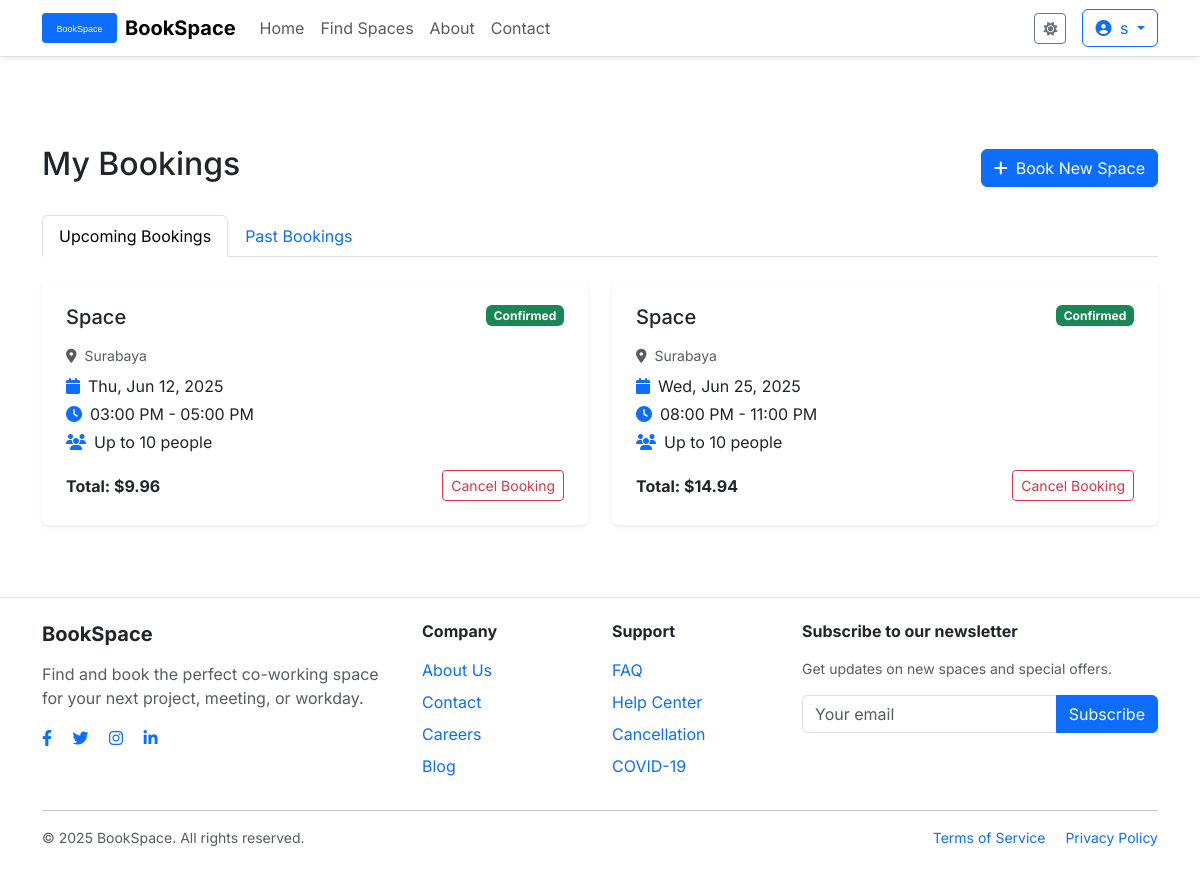
The app's page /my-bookings (signed in) with its own data.
### app/models/user.py (models this page shows, shortened)
class User(db.Model, UserMixin):
    __tablename__ = 'users'
    id = db.Column(db.Integer, primary_key=True)
    username = db.Column(db.String(64), unique=True, nullable=False, index=True)
    email = db.Column(db.String(120), unique=True, nullable=False, index=True)
    password_hash = db.Column(db.String(128))
    role = db.Column(db.String(20), default='user')
    first_name = db.Column(db.String(64))
    last_name = db.Column(db.String(64))
    profile_image = db.Column(db.String(120), default='default_profile.jpg')
    created_at = db.Column(db.DateTime, default=datetime.utcnow)
    last_login = db.Column(db.DateTime)
    is_active = db.Column(db.Boolean, default=True)
    bookings = db.relationship('Booking', backref='user', lazy='dynamic', cascade='all, delete-orphan')
    reviews = db.relationship('Review', backref='user', lazy='dynamic', cascade='all, delete-orphan')
    def is_admin(self):
        return self.role == 'admin'

### app/models/booking.py (models this page shows, shortened)
class Booking(db.Model):
    __tablename__ = 'bookings'
    id = db.Column(db.Integer, primary_key=True)
    user_id = db.Column(db.Integer, db.ForeignKey('users.id'), nullable=False)
    space_id = db.Column(db.Integer, db.ForeignKey('spaces.id'), nullable=False)
    start_time = db.Column(db.DateTime, nullable=False)
    end_time = db.Column(db.DateTime, nullable=False)
    total_price = db.Column(db.Float, nullable=False)
    status = db.Column(db.String(20), default='confirmed')  # 'confirmed', 'cancelled'
    created_at = db.Column(db.DateTime, default=datetime.utcnow)
    updated_at = db.Column(db.DateTime, default=datetime.utcnow, onupdate=datetime.utcnow)
    notes = db.Column(db.Text)
    def is_upcoming(self):
        return self.start_time > datetime.utcnow()
    def can_be_cancelled(self):
        return self.is_upcoming() and self.status == 'confirmed'

### app/models/space.py (models this page shows, shortened)
class Space(db.Model):
    __tablename__ = 'spaces'
    id = db.Column(db.Integer, primary_key=True)
    name = db.Column(db.String(100), nullable=False)
    location = db.Column(db.String(100), nullable=False)
    capacity = db.Column(db.Integer, nullable=False)
    price_per_hour = db.Column(db.Float, nullable=False)
    description = db.Column(db.Text)
    image_url = db.Column(db.String(255))
    created_at = db.Column(db.DateTime, default=datetime.utcnow)
    updated_at = db.Column(db.DateTime, default=datetime.utcnow, onupdate=datetime.utcnow)
    amenities = db.Column(db.Text)  # Stored as JSON string
    is_available = db.Column(db.Boolean, default=True)
    bookings = db.relationship('Booking', backref='space', lazy='dynamic', cascade='all, delete-orphan')
    reviews = db.relationship('Review', backref='space', lazy='dynamic', cascade='all, delete-orphan')

### app/routes/booking.py (the view)
@booking.route('/my-bookings')
@login_required
def my_bookings():
    upcoming = Booking.query.filter_by(
        user_id=current_user.id,
        status='confirmed'
    ).filter(
        Booking.start_time > datetime.utcnow()
    ).order_by(
        Booking.start_time
    ).all()
    past = Booking.query.filter_by(
        user_id=current_user.id
    ).filter(
        Booking.end_time < datetime.utcnow()
    ).order_by(
        Booking.start_time.desc()
    ).all()
    return render_template('pages/bookings/my_bookings.html',
                           upcoming_bookings=upcoming,
                           past_bookings=past)

### app/models/user.py (called while the page is built)
@login_manager.user_loader
def load_user(user_id):
    return User.query.get(int(user_id))

### app/templates/pages/bookings/my_bookings.html (shortened to what this page needs)
{% extends "base.html" %}
{% block content %}
<div class="container py-5">
    <div class="d-flex justify-content-between align-items-center mb-4">
        <h1 class="h2">My Bookings</h1>
        <a href="{{ url_for('space.index') }}" class="btn btn-primary">
            <i class="fas fa-plus me-2"></i>Book New Space
        </a>
    </div>
    <ul class="nav nav-tabs mb-4">
        <li class="nav-item">
            <button class="nav-link active" id="upcoming-tab" data-bs-toggle="tab" data-bs-target="#upcoming-bookings">
                Upcoming Bookings
            </button>
        </li>
        <li class="nav-item">
            <button class="nav-link" id="past-tab" data-bs-toggle="tab" data-bs-target="#past-bookings">
                Past Bookings
            </button>
        </li>
    </ul>
    <div class="tab-content">
        <div class="tab-pane fade show active" id="upcoming-bookings">
            {% if upcoming_bookings %}
                <div class="row g-4">
                    {% for booking in upcoming_bookings %}
                        <div class="col-md-6">
                            <div class="card border-0 shadow-sm h-100">
                                <div class="card-body p-4">
                                    <div class="d-flex justify-content-between align-items-start mb-3">
                                        <h5 class="card-title mb-0">{{ booking.space.name }}</h5>
                                        <span class="badge bg-{{ 'success' if booking.status == 'confirmed' else 'danger' }}">
                                            {{ booking.status|capitalize }}
                                        </span>
                                    </div>
                                    <p class="text-muted small mb-2">
                                        <i class="fas fa-map-marker-alt me-2"></i>{{ booking.space.location }}
                                    </p>
                                    <div class="mb-3">
                                        <div class="d-flex align-items-center mb-1">
                                            <i class="fas fa-calendar me-2 text-primary"></i>
                                            <span>{{ booking.start_time.strftime('%a, %b %d, %Y') }}</span>
                                        </div>
                                        <div class="d-flex align-items-center mb-1">
                                            <i class="fas fa-clock me-2 text-primary"></i>
                                            <span>{{ booking.start_time.strftime('%I:%M %p') }} - {{ booking.end_time.strftime('%I:%M %p') }}</span>
                                        </div>
                                        <div class="d-flex align-items-center">
                                            <i class="fas fa-users me-2 text-primary"></i>
                                            <span>Up to {{ booking.space.capacity }} people</span>
                                        </div>
                                    </div>
                                    <div class="d-flex justify-content-between align-items-center">
                                        <p class="fw-bold mb-0">Total: {{ format_price(booking.total_price) }}</p>
                                        {% if booking.can_be_cancelled() %}
                                            <form method="POST" action="{{ url_for('booking.cancel', booking_id=booking.id) }}" class="cancel-booking-form">
                                                <button type="submit" class="btn btn-outline-danger btn-sm" onclick="return confirm('Are you sure you want to cancel this booking?')">
                                                    Cancel Booking
                                                </button>
                                            </form>
                                        {% endif %}
                                    </div>
                                </div>
                            </div>
                        </div>
                    {% endfor %}
                </div>
            {% endif %}
        </div>
    </div>
</div>
{% endblock %}

### app/templates/base.html (shortened to what this page needs)
<!DOCTYPE html>
<html lang="en" data-bs-theme="light">
<head>
    <link href="https://cdn.jsdelivr.net/npm/bootstrap@5.3.0/dist/css/bootstrap.min.css" rel="stylesheet">
    <link rel="stylesheet" href="https://cdnjs.cloudflare.com/ajax/libs/font-awesome/6.4.0/css/all.min.css">
    <link rel="stylesheet" href="{{ url_for('static', filename='css/style.css') }}">
</head>
<body>
    <nav class="navbar navbar-expand-lg navbar-light border-bottom sticky-top">
        <div class="container">
            <a class="navbar-brand d-flex align-items-center" href="{{ url_for('main.index') }}">
                <img src="{{ url_for('static', filename='images/logo.svg') }}" alt="BookSpace Logo" height="30" class="me-2">
                <span class="fw-bold">BookSpace</span>
            </a>
            <div class="collapse navbar-collapse" id="navbarMain">
                <ul class="navbar-nav me-auto mb-2 mb-lg-0">
                    <li class="nav-item">
                        <a class="nav-link {% if request.endpoint == 'main.index' %}active{% endif %}"
                           href="{{ url_for('main.index') }}">Home</a>
                    </li>
                    <li class="nav-item">
                        <a class="nav-link {% if request.endpoint == 'space.index' %}active{% endif %}"
                           href="{{ url_for('space.index') }}">Find Spaces</a>
                    </li>
                    <li class="nav-item">
                        <a class="nav-link {% if request.endpoint == 'main.about' %}active{% endif %}"
                           href="{{ url_for('main.about') }}">About</a>
                    </li>
                    <li class="nav-item">
                        <a class="nav-link {% if request.endpoint == 'main.contact' %}active{% endif %}"
                           href="{{ url_for('main.contact') }}">Contact</a>
                    </li>
                </ul>
                <div class="d-flex align-items-center">
                    <button id="theme-toggle" class="btn btn-sm btn-outline-secondary me-3">
                        <i class="fas fa-sun theme-icon-light"></i>
                    </button>
                    {% if current_user.is_authenticated %}
                        <div class="dropdown">
                            <button class="btn btn-outline-primary dropdown-toggle" type="button" id="userDropdown" data-bs-toggle="dropdown">
                                <i class="fas fa-user-circle me-1"></i> {{ current_user.username }}
                            </button>
                        </div>
                    {% else %}
                        <a href="{{ url_for('auth.login') }}" class="btn btn-outline-primary me-2">Login</a>
                        <a href="{{ url_for('auth.register') }}" class="btn btn-primary">Sign Up</a>
                    {% endif %}
                </div>
            </div>
        </div>
    </nav>
    <main class="py-4">
        {% block content %}{% endblock %}
    </main>
    <footer class="footer mt-auto py-4 border-top">
        <div class="container">
            <div class="row">
                <div class="col-md-4 mb-4 mb-md-0">
                    <h5 class="fw-bold mb-3">BookSpace</h5>
                    <p class="text-muted">
                        Find and book the perfect co-working space for your next project, meeting, or workday.
                    </p>
                    <div class="social-icons">
                        <a href="#" class="text-decoration-none me-3"><i class="fab fa-facebook-f"></i></a>
                        <a href="#" class="text-decoration-none me-3"><i class="fab fa-twitter"></i></a>
                        <a href="#" class="text-decoration-none me-3"><i class="fab fa-instagram"></i></a>
                        <a href="#" class="text-decoration-none"><i class="fab fa-linkedin-in"></i></a>
                    </div>
                </div>
                <div class="col-md-2 mb-4 mb-md-0">
                    <h6 class="fw-bold mb-3">Company</h6>
                    <ul class="list-unstyled">
                        <li class="mb-2"><a href="{{ url_for('main.about') }}" class="text-decoration-none">About Us</a></li>
                        <li class="mb-2"><a href="{{ url_for('main.contact') }}" class="text-decoration-none">Contact</a></li>
                        <li class="mb-2"><a href="#" class="text-decoration-none">Careers</a></li>
                        <li class="mb-2"><a href="#" class="text-decoration-none">Blog</a></li>
                    </ul>
                </div>
                <div class="col-md-2 mb-4 mb-md-0">
                    <h6 class="fw-bold mb-3">Support</h6>
                    <ul class="list-unstyled">
                        <li class="mb-2"><a href="{{ url_for('main.faq') }}" class="text-decoration-none">FAQ</a></li>
                        <li class="mb-2"><a href="#" class="text-decoration-none">Help Center</a></li>
                        <li class="mb-2"><a href="#" class="text-decoration-none">Cancellation</a></li>
                        <li class="mb-2"><a href="#" class="text-decoration-none">COVID-19</a></li>
                    </ul>
                </div>
                <div class="col-md-4">
                    <h6 class="fw-bold mb-3">Subscribe to our newsletter</h6>
                    <p class="text-muted small">Get updates on new spaces and special offers.</p>
                    <form>
                        <div class="input-group mb-3">
                            <input type="email" class="form-control" placeholder="Your email">
                            <button class="btn btn-primary" type="submit">Subscribe</button>
                        </div>
                    </form>
                </div>
            </div>
            <hr>
            <div class="d-flex justify-content-between align-items-center flex-column flex-md-row">
                <p class="text-muted small mb-md-0">
                    &copy; {{ now.year }} BookSpace. All rights reserved.
                </p>
                <div class="text-muted small">
                    <a href="{{ url_for('main.terms') }}" class="text-decoration-none me-3">Terms of Service</a>
                    <a href="{{ url_for('main.privacy') }}" class="text-decoration-none">Privacy Policy</a>
                </div>
            </div>
        </div>
    </footer>
</body>
</html>

### app/static/css/style.css (style rules this page uses)
:root { --bs-body-bg: #ffffff; --bs-body-color: #212529; --bs-border-color: #dee2e6; --bs-card-bg: #ffffff; --bs-primary: #0d6efd; --bs-primary-rgb: 13, 110, 253; --nav-bg: #ffffff; --nav-shadow: 0 0.125rem 0.25rem rgba(0, 0, 0, 0.075); --muted-bg: #f8f9fa; }
body { font-family: 'Inter', sans-serif; background-color: var(--bs-body-bg); color: var(--bs-body-color); display: flex; flex-direction: column; min-height: 100vh; }
main { flex: 1; }
.navbar { background-color: var(--nav-bg); box-shadow: var(--nav-shadow); }
.card { border: 1px solid var(--bs-border-color); background-color: var(--bs-card-bg); transition: transform 0.15s ease-in-out; }

### records on screen
User: username "s"
Booking: space.name "Space", status "Confirmed", space.location "Surabaya", start_time "Thu, Jun 12, 2025", start_time "03:00 PM", end_time "05:00 PM", space.capacity "10", total_price "$9.96"
Booking: space.name "Space", status "Confirmed", space.location "Surabaya", start_time "Wed, Jun 25, 2025", start_time "08:00 PM", end_time "11:00 PM", space.capacity "10", total_price "$14.94"
